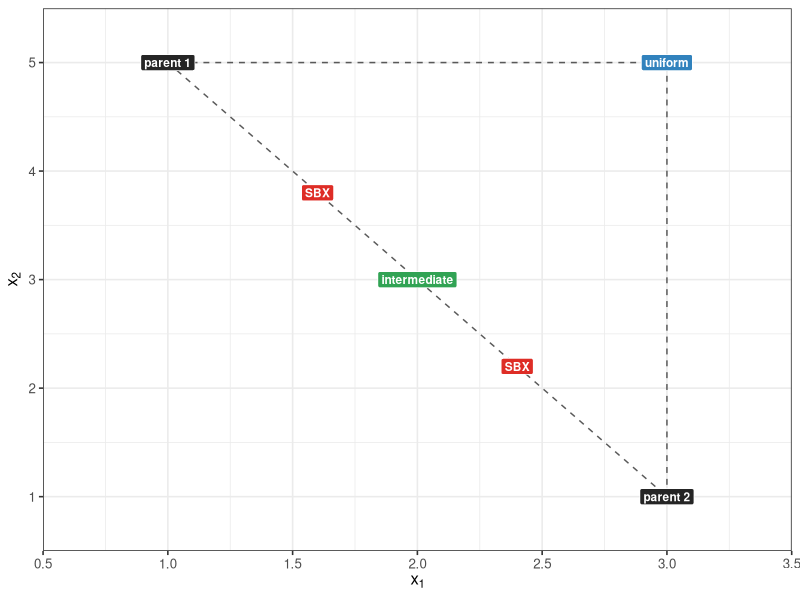

Source code (R):
# Used in: slides-evolutionary-algorithms-2-ea-numeric.tex
#
# Compares three numeric recombination examples for two parent vectors:
# uniform crossover, intermediate recombination, and simulated binary crossover
# (SBX). The geometry is deterministic so the diagram stays stable.

set.seed(1L)

library(data.table)
library(ggplot2)

parent_a = c(x1 = 1, x2 = 5)
parent_b = c(x1 = 3, x2 = 1)
uniform_child = c(x1 = parent_b[["x1"]], x2 = parent_a[["x2"]])
intermediate_child = 0.5 * (parent_a + parent_b)

beta = 0.4
sbx_offset = 0.5 * beta * (parent_b - parent_a)
sbx_children = rbind(
  intermediate_child + sbx_offset,
  intermediate_child - sbx_offset
)

point_dt = rbindlist(list(
  data.table(x1 = parent_a[["x1"]], x2 = parent_a[["x2"]], label = "parent 1", type = "Parent"),
  data.table(x1 = parent_b[["x1"]], x2 = parent_b[["x2"]], label = "parent 2", type = "Parent"),
  data.table(x1 = uniform_child[["x1"]], x2 = uniform_child[["x2"]], label = "uniform", type = "Uniform"),
  data.table(
    x1 = intermediate_child[["x1"]],
    x2 = intermediate_child[["x2"]],
    label = "intermediate",
    type = "Intermediate"
  ),
  data.table(x1 = sbx_children[, "x1"], x2 = sbx_children[, "x2"], label = "SBX", type = "SBX")
))

segment_dt = data.table(
  x1 = c(parent_a[["x1"]], parent_a[["x1"]], parent_b[["x1"]]),
  x2 = c(parent_a[["x2"]], parent_a[["x2"]], parent_b[["x2"]]),
  xend = c(parent_b[["x1"]], uniform_child[["x1"]], uniform_child[["x1"]]),
  yend = c(parent_b[["x2"]], uniform_child[["x2"]], uniform_child[["x2"]])
)

recombination_plot = ggplot(point_dt, aes(x = x1, y = x2)) +
  geom_segment(
    data = segment_dt,
    aes(x = x1, y = x2, xend = xend, yend = yend),
    color = "grey35",
    linetype = "dashed",
    inherit.aes = FALSE
  ) +
  geom_point(aes(color = type), size = 3) +
  geom_label(aes(label = label, fill = type), color = "white", fontface = "bold", size = 3, linewidth = 0) +
  scale_color_manual(values = c(Parent = "#252525", Uniform = "#3182bd", Intermediate = "#31a354", SBX = "#de2d26")) +
  scale_fill_manual(values = c(Parent = "#252525", Uniform = "#3182bd", Intermediate = "#31a354", SBX = "#de2d26")) +
  coord_cartesian(xlim = c(0.5, 3.5), ylim = c(0.5, 5.5), expand = FALSE) +
  theme_bw(base_size = 12) +
  theme(legend.position = "none") +
  labs(x = expression(x[1]), y = expression(x[2]))

dir.create("../figure", showWarnings = FALSE)

ggsave("../figure/ea_recombination_numeric.pdf", recombination_plot, width = 3, height = 3)
